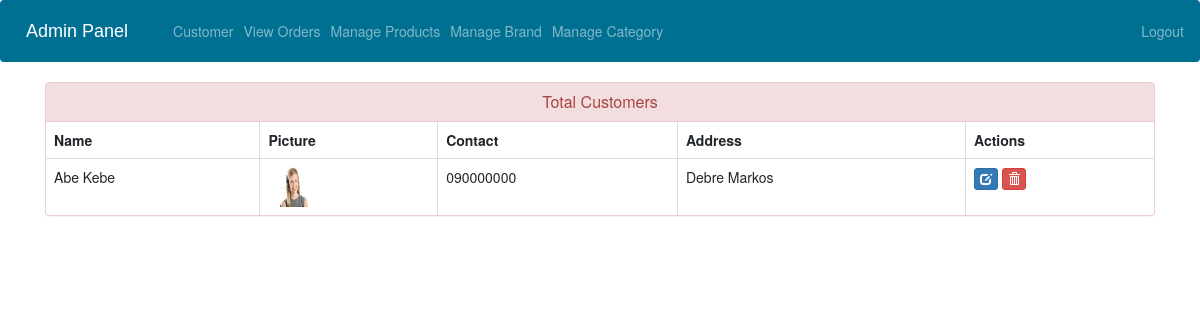
The app's page /view-customer (signed in) with its own data.
### shoeshop/models.py (models this page shows, shortened)
class Customer(models.Model):
    user=models.OneToOneField(User,on_delete=models.CASCADE)
    profile_pic= models.ImageField(upload_to='profile_pic/CustomerProfilePic/',null=True,blank=True)
    address = models.CharField(max_length=40)
    mobile = models.CharField(max_length=20,null=False)
    @property
    def get_name(self):
        return self.user.first_name+" "+self.user.last_name

### shoeshop/views.py (the view)
# urls.py: path('view-customer', views.view_customer_view, name='view-customer'),
@login_required(login_url='adminlogin')
def view_customer_view(request):
    customers = models.Customer.objects.all()
    return render(request,
                  'shoeshop/view_customer.html',
                  {'customers': customers})

### templates/shoeshop/view_customer.html (shortened to what this page needs)
{% extends 'shoeshop/admin_base.html' %}
{% load static %}
{% block content %}
<head>
  <link href="//netdna.bootstrapcdn.com/bootstrap/3.0.0/css/bootstrap.min.css" rel="stylesheet" id="bootstrap-css">
</head>
<div class="container">
  <div class="panel panel-danger">
    <div class="panel-heading">
      <h6 class="panel-title">Total Customers</h6>
    </div>
    <table class="table table-hover table-bordered" id="dev-table">
      <thead>
        <tr>
          <th>Name</th>
          <th>Picture</th>
          <th>Contact</th>
          <th>Address</th>
          <th>Actions</th>
        </tr>
      </thead>
      {% for c in customers %}
      <tr>
        <td> {{c.get_name}}</td>
        <td> <img src="{% static c.profile_pic.url %}" alt="Profile Pic" height="40px" width="40px" /></td>
        <td>{{c.mobile}}</td>
        <td>{{c.address}}</td>
        <td><a class="btn btn-primary btn-xs" href="{% url 'update-customer' c.id  %}"><span class="glyphicon glyphicon-edit"></span></a>
        <a class="btn btn-danger btn-xs" href="{% url 'delete-customer' c.id  %}"><span class="glyphicon glyphicon-trash"></span></a></td>
      </tr>
      {% endfor %}
    </table>
  </div>
</div>
{% endblock content %}

### templates/shoeshop/view_customer.html (style rules this page uses)
a:link { text-decoration: none; }
h6 { text-align: center; }

### records on screen
Customer: get_name "Abe Kebe", profile_pic (picture), mobile "090000000", address "Debre Markos"
